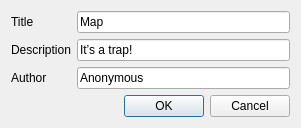
<?xml version="1.0" encoding="UTF-8"?>
<ui version="4.0">
 <class>Info</class>
 <widget class="QDialog" name="Info">
  <property name="geometry">
   <rect>
    <x>0</x>
    <y>0</y>
    <width>301</width>
    <height>120</height>
   </rect>
  </property>
  <property name="windowTitle">
   <string>Info</string>
  </property>
  <property name="windowIcon">
   <iconset resource="icons.qrc">
    <normaloff>:/mk/shared/editor.ico</normaloff>:/mk/shared/editor.ico</iconset>
  </property>
  <layout class="QVBoxLayout" name="verticalLayout">
   <item>
    <layout class="QFormLayout" name="formLayout">
     <property name="fieldGrowthPolicy">
      <enum>QFormLayout::AllNonFixedFieldsGrow</enum>
     </property>
     <item row="0" column="0">
      <widget class="QLabel" name="label">
       <property name="text">
        <string>Title</string>
       </property>
      </widget>
     </item>
     <item row="0" column="1">
      <widget class="QLineEdit" name="inputTitle">
       <property name="text">
        <string>Map</string>
       </property>
      </widget>
     </item>
     <item row="1" column="0">
      <widget class="QLabel" name="label_2">
       <property name="text">
        <string>Description</string>
       </property>
      </widget>
     </item>
     <item row="1" column="1">
      <widget class="QLineEdit" name="inputDescription">
       <property name="text">
        <string>It’s a trap!</string>
       </property>
      </widget>
     </item>
     <item row="2" column="0">
      <widget class="QLabel" name="label_3">
       <property name="text">
        <string>Author</string>
       </property>
      </widget>
     </item>
     <item row="2" column="1">
      <widget class="QLineEdit" name="inputAuthor">
       <property name="text">
        <string>Anonymous</string>
       </property>
      </widget>
     </item>
    </layout>
   </item>
   <item>
    <widget class="QDialogButtonBox" name="buttonBox">
     <property name="orientation">
      <enum>Qt::Horizontal</enum>
     </property>
     <property name="standardButtons">
      <set>QDialogButtonBox::Cancel|QDialogButtonBox::Ok</set>
     </property>
    </widget>
   </item>
  </layout>
 </widget>
 <tabstops>
  <tabstop>inputTitle</tabstop>
  <tabstop>inputDescription</tabstop>
  <tabstop>inputAuthor</tabstop>
  <tabstop>buttonBox</tabstop>
 </tabstops>
 <resources>
  <include location="icons.qrc"/>
 </resources>
 <connections>
  <connection>
   <sender>buttonBox</sender>
   <signal>accepted()</signal>
   <receiver>Info</receiver>
   <slot>accept()</slot>
   <hints>
    <hint type="sourcelabel">
     <x>226</x>
     <y>105</y>
    </hint>
    <hint type="destinationlabel">
     <x>157</x>
     <y>119</y>
    </hint>
   </hints>
  </connection>
  <connection>
   <sender>buttonBox</sender>
   <signal>rejected()</signal>
   <receiver>Info</receiver>
   <slot>reject()</slot>
   <hints>
    <hint type="sourcelabel">
     <x>292</x>
     <y>111</y>
    </hint>
    <hint type="destinationlabel">
     <x>286</x>
     <y>119</y>
    </hint>
   </hints>
  </connection>
 </connections>
</ui>
